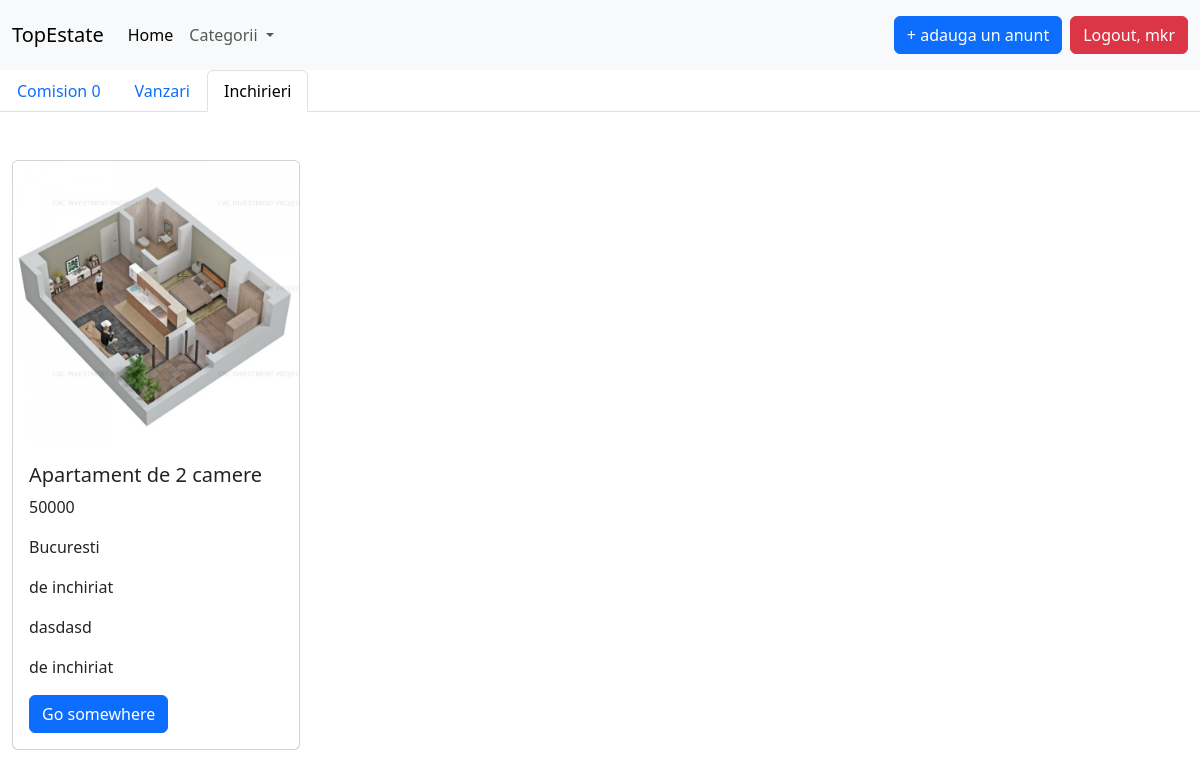
Screenshot of /comision_0/inchirieri/ (signed in) with the database file from the repository.
### createPost/models.py (models this page shows)
class Anunt(models.Model):
    optiuni_proprietati = [
        ('apartamente', 'Apartamente'),
        ('case/vile', 'Case/Vile'),
        ('terenuri', 'Terenuri')
    ]
    optiuni_achizitie = [
        ('de vanzare', 'De vanzare'),
        ('de inchiriat', 'De inchiriat')
    ]
    tipuri_anunt = [
        ('C0', 'Comision 0'),
        ('AR', 'Ansamblu Rezidential'),
        ('AI', 'Agentii Imobiliare')
    ]
    tip_proprietate = models.CharField(choices=optiuni_proprietati, max_length=30)
    tip_vanzare = models.CharField(choices=optiuni_achizitie, max_length=30)
    titul_anunt = models.CharField(max_length=80)
    poze = models.ImageField(upload_to='media/', null=True)
    suprafata_utila = models.CharField(max_length=10)
    pret = models.CharField(max_length=30)
    localizare = models.CharField(max_length=80)
    descriere = models.TextField(max_length=500)
    tip_anunt = models.CharField(choices=tipuri_anunt, max_length=2, default='C0')

### sellMethod/views.py (the view)
# urls.py: path('comision_0/inchirieri/', views.RentComision0View.as_view(), name='rent-C0'),
class RentComision0View(ListView):
    template_name = 'sellMethod/rent_C0.html'
    model = Anunt
    context_object_name = 'all_announce'
    def get_queryset(self):
        return Anunt.objects.filter(tip_vanzare='de inchiriat', tip_anunt='C0')

### templates/sellMethod/rent_C0.html (shortened to what this page needs)
{% extends 'base.html' %}
{% load static %}
{% block content %}
    <div class="container-fluid">
        <div class="row">
            <ul class="nav nav-tabs">
                <li class="nav-item">
                    <a class="nav-link" href="{% url 'comision-0' %}">Comision 0</a>
                </li>
                <li class="nav-item">
                    <a class="nav-link" aria-current="page" href="{% url 'sell-C0' %}">Vanzari</a>
                </li>
                <li class="nav-item">
                    <a class="nav-link active" href="{% url 'rent-C0' %}">Inchirieri</a>
                </li>
            </ul>
            {% if user.is_authenticated %}
                {% for anunt in all_announce %}
                    <div class="col-md-3 ">
                        <br><br>
                        <div class="card" style="width: 18rem;">
                            {% if anunt.poze %}
                                <img src="{{ anunt.poze.url }}" class="card-img-top" alt="...">
                            {% else %}
                                <img src="{% static 'images/no_image_available.png' %}" class="card-img-top" alt="...">
                            {% endif %}
                            <div class="card-body">
                                <h5 class="card-title">{{ anunt.titul_anunt }}</h5>
                                <p class="card-text">{{ anunt.pret }}</p>
                                <p class="card-text">{{ anunt.localizare }}</p>
                                <p class="card-text">{{ anunt.tip_vanzare }}</p>
                                <p class="card-text">{{ anunt.descriere }}</p>
                                <p class="card-text">{{ anunt.tip_vanzare }}</p>
                                <a href="#" class="btn btn-primary">Go somewhere</a>
                            </div>
                        </div>
                    </div>
                {% endfor %}
            {% else %}
                <p><a href="{% url 'login' %}"> Intra in cont pentru a vedea anunturile </a></p>
            {% endif %}
        </div>
    </div>
{% endblock %}

### templates/navbar.html (shortened to what this page needs)
<nav class="navbar navbar-expand-lg bg-body-tertiary">
    <div class="container-fluid">
        <a class="navbar-brand" href="{% url 'home' %}">TopEstate</a>
        <div class="collapse navbar-collapse" id="navbarSupportedContent">
            <ul class="navbar-nav me-auto mb-2 mb-lg-0">
                <li class="nav-item">
                    <a class="nav-link active" aria-current="page" href="{% url 'home' %}">Home</a>
                </li>
                <li class="nav-item dropdown">
                    <a class="nav-link dropdown-toggle" href="#" role="button" data-bs-toggle="dropdown"
                       aria-expanded="false">
                        Categorii
                    </a>
                </li>
            </ul>
            {% if user.is_authenticated %}
                <div class = 'p-2'>
                    <a href="{% url 'create-post' %}" class="btn btn-primary"> + adauga un anunt </a>
                </div>
                <div>
                    <a href="{% url 'logout' %}" class="btn btn-danger">Logout, {{ user.username }}</a>
                </div>
            {% else %}
                <div>
                    <a href="{% url 'login' %}" class="btn btn-success">Login</a>
                    <a href="{% url 'create-user' %}" class="btn btn-warning">Sign Up</a>
                </div>
            {%  endif %}
        </div>
    </div>
</nav>

### rows the page displays
Anunt: poze (picture), titul_anunt "Apartament de 2 camere", pret "50000", localizare "Bucuresti", tip_vanzare "de inchiriat", descriere "dasdasd"

### other values shown
{{ user.username }} "mkr"
